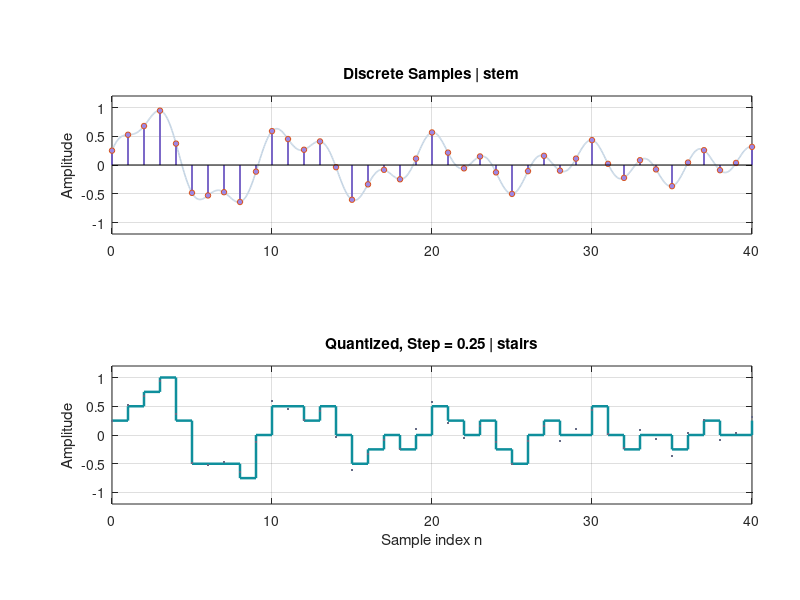

This figure's MATLAB source:
%% 离散信号与量化 / Discrete samples and quantization
% stem 是离散信号常用的茎状图；stairs 显示保持后的阶梯信号。
% 改变 quantizationStep，可观察量化精度的变化。

sampleIndex = 0:40;
samples = exp(-0.055*sampleIndex).*sin(0.22*pi*sampleIndex) ...
    + 0.25*cos(0.60*pi*sampleIndex);
fineTime = linspace(0, 40, 800);
reference = exp(-0.055*fineTime).*sin(0.22*pi*fineTime) ...
    + 0.25*cos(0.60*pi*fineTime);
quantizationStep = 0.25;
quantized = quantizationStep*round(samples/quantizationStep);

figure('Name', 'Discrete Signal', 'Color', [0.98 0.985 1]);
subplot(2, 1, 1);
plot(fineTime, reference, 'Color', [0.77 0.83 0.89], 'LineWidth', 1.2);
hold on;
stem(sampleIndex, samples, 'Color', [0.43 0.35 0.76], ...
    'MarkerFaceColor', [0.61 0.53 0.90], 'MarkerSize', 4, 'LineWidth', 1.3);
set(gca, 'Position', [0.14 0.61 0.80 0.23]);
xlim([0 40]); ylim([-1.2 1.2]);
title('Discrete Samples | stem');
ylabel('Amplitude');
grid on;

subplot(2, 1, 2);
stairs(sampleIndex, quantized, 'Color', [0.06 0.56 0.61], 'LineWidth', 1.8);
hold on;
plot(sampleIndex, samples, '.', 'Color', [0.40 0.42 0.52], 'MarkerSize', 5);
set(gca, 'Position', [0.14 0.16 0.80 0.23]);
xlim([0 40]); ylim([-1.2 1.2]);
title('Quantized, Step = 0.25 | stairs');
xlabel('Sample index n'); ylabel('Amplitude');
grid on;
